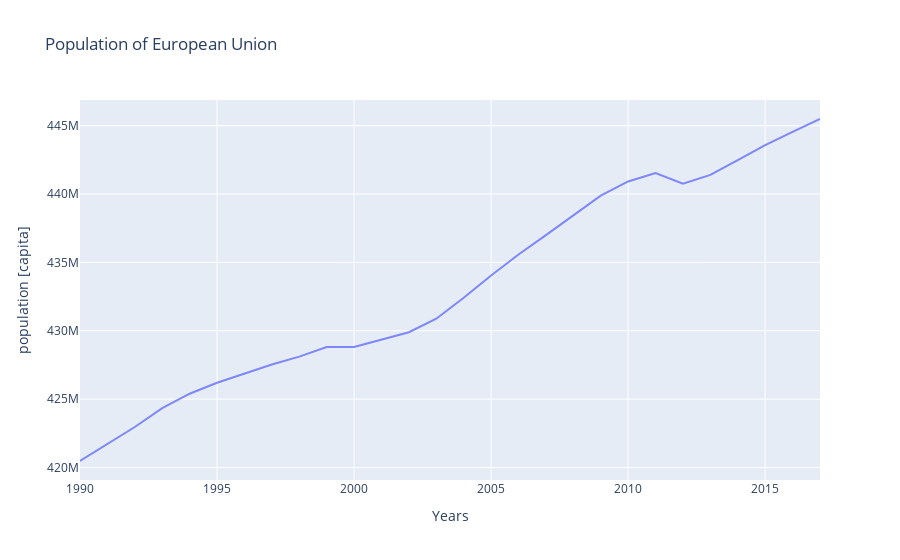

Source (notebook cell):
### Code cell
data = [pop]
name_columns = ["Population"]
title = "Population of European Union"
y_title = "population [capita]"
visualize(data, name_columns, title, y_title, show=True)

### Figure 1 — Plotly figure (JSON) as saved in the notebook; plotly's stock layout.template omitted (floating-point values rounded to 4 significant figures)
{"data": [{"name": "Population", "opacity": 0.8, "type": "scatter", "x": [1990, 1991, 1992, 1993, 1994, 1995, 1996, 1997, 1998, 1999, 2000, 2001, 2002, 2003, 2004, 2005, 2006, 2007, 2008, 2009, 2010, 2011, 2012, 2013, 2014, 2015, 2016, 2017], "y": [420477979, 421730525, 422963892, 424341130, 425399124, 426203343, 426896863, 427538058, 428109863, 428815493, 428815493, 429328624, 429895628, 430881944, 432415939, 434040236, 435581949, 436998049, 438468400, 439876674, 440917800, 441532412, 440746976, 441395932, 442469471, 443576663, 444543759, 445485081]}], "layout": {"legend": {"orientation": "v"}, "title": {"text": "Population of European Union"}, "xaxis": {"title": {"text": "Years"}}, "yaxis": {"title": {"text": "population [capita]"}}}}
